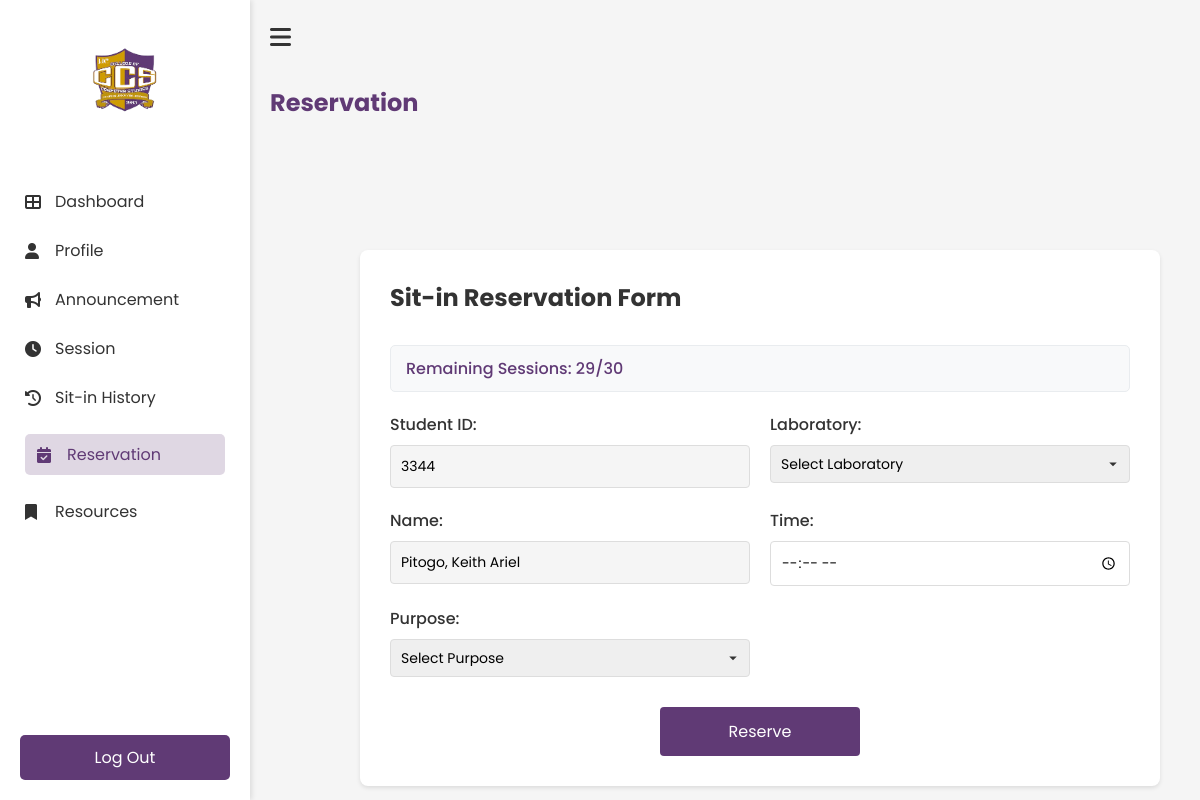
Before: /Reservation (signed in) with the older database file.
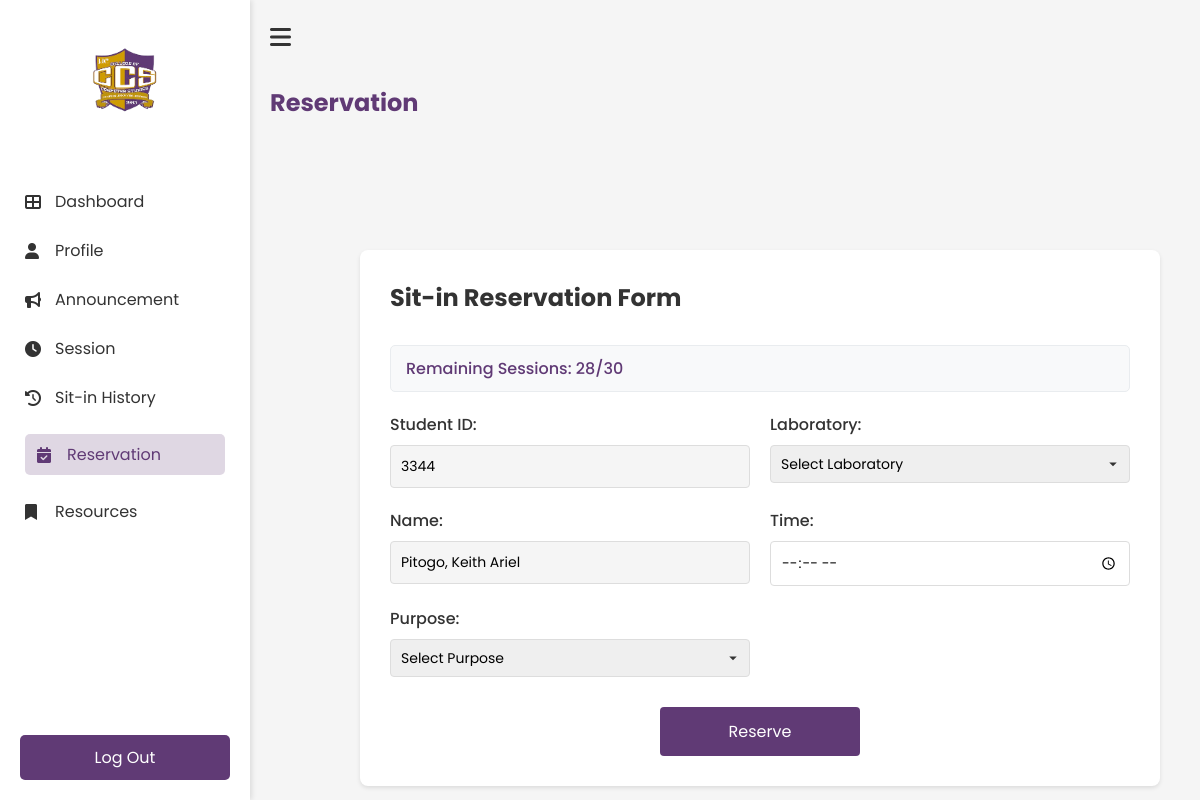
After: the same page with the newer database file.
### tables this page shows
CREATE TABLE users(
idno integer primary key,
lastname text not null,
firstname text not null,
middlename text,
course text not null,
year_level integer not null,
email text unique not null,
username text unique not null,
password text not null, sessions TEXT DEFAULT NULL, address text, photo text, points INTEGER DEFAULT 0);

### app.py (the view)
@app.route('/Reservation')
def Reservation():
    if 'username' not in session:
        return redirect(url_for('login'))
    user = get_user_reservation_data(session['student_id'])
    if not user:
        flash('Error loading user data', 'error')
        return redirect(url_for('Dashboard'))
    return render_template('student/reservation.html', user=user)

### templates/student/reservation.html (shortened to what the changed rows need)
<!DOCTYPE html>
<html lang="en">
<head>
    <link rel="stylesheet" href="{{ url_for('static', filename='student/reservation.css') }}">
    <link rel="stylesheet" href="https://cdnjs.cloudflare.com/ajax/libs/font-awesome/6.0.0-beta3/css/all.min.css">
<body>
    <div class="reservation-container">
        <div class="main-content">
            <h1 class="header">Reservation</h1>
            <div class="main-content">
                <div class="form-card">
                    <h2>Sit-in Reservation Form</h2>
                    <div class="session-info">
                        <p>Remaining Sessions: {{ user['sessions'] if user['sessions'] is not none else 30 }}/30</p>
                    </div>
                    <form class="reservation-form" method="POST" action="{{ url_for('Reservation') }}">
                        <div class="form-group-row">
                            <div class="form-group">
                                <label for="student_id">Student ID:</label>
                                <input type="text" id="student_id" name="student_id" value="{{ user['idno'] }}" readonly>
                            </div>
                        </div>
                        <div class="form-group-row">
                            <div class="form-group">
                                <label for="name">Name:</label>
                                <input type="text" id="name" name="name" value="{{ user['lastname'] }}, {{ user['firstname'] }} {{ user['middlename'] if user['middlename'] else '' }}" readonly>
                            </div>
                        </div>
                    </form>
                </div>
            </div>
        </div>
    </div>
</body>
</html>

Changed rows visible on the page:
changed users "Pitogo, Keith Ariel": sessions "29" → "28"
